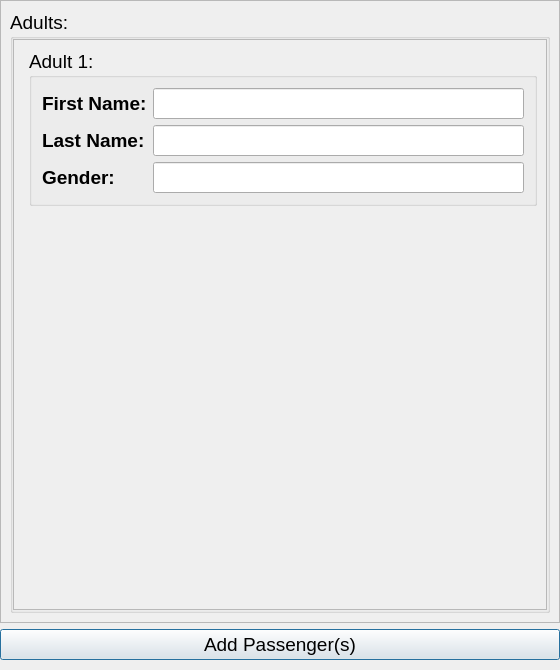
<?xml version="1.0" encoding="UTF-8"?>
<ui version="4.0">
 <class>Passenger</class>
 <widget class="QDialog" name="Passenger">
  <property name="geometry">
   <rect>
    <x>0</x>
    <y>0</y>
    <width>560</width>
    <height>670</height>
   </rect>
  </property>
  <property name="minimumSize">
   <size>
    <width>560</width>
    <height>670</height>
   </size>
  </property>
  <property name="windowTitle">
   <string>Dialog</string>
  </property>
  <layout class="QGridLayout" name="gridOuter" rowstretch="0,0">
   <property name="leftMargin">
    <number>0</number>
   </property>
   <property name="topMargin">
    <number>0</number>
   </property>
   <property name="rightMargin">
    <number>0</number>
   </property>
   <property name="bottomMargin">
    <number>10</number>
   </property>
   <item row="0" column="0">
    <widget class="QScrollArea" name="scrlAreaOuter">
     <property name="enabled">
      <bool>true</bool>
     </property>
     <property name="widgetResizable">
      <bool>true</bool>
     </property>
     <widget class="QWidget" name="scrollAreaWidgetContents_5">
      <property name="geometry">
       <rect>
        <x>0</x>
        <y>0</y>
        <width>558</width>
        <height>621</height>
       </rect>
      </property>
      <layout class="QGridLayout" name="gridLayout_11">
       <item row="0" column="0">
        <widget class="QGroupBox" name="gbAdults">
         <property name="font">
          <font>
           <pointsize>14</pointsize>
          </font>
         </property>
         <property name="title">
          <string>Adults:</string>
         </property>
         <layout class="QGridLayout" name="gridLayout_2">
          <property name="leftMargin">
           <number>0</number>
          </property>
          <property name="topMargin">
           <number>0</number>
          </property>
          <property name="rightMargin">
           <number>0</number>
          </property>
          <property name="bottomMargin">
           <number>0</number>
          </property>
          <item row="0" column="0">
           <widget class="QScrollArea" name="scrlInnerAdult">
            <property name="layoutDirection">
             <enum>Qt::LeftToRight</enum>
            </property>
            <property name="autoFillBackground">
             <bool>false</bool>
            </property>
            <property name="sizeAdjustPolicy">
             <enum>QAbstractScrollArea::AdjustIgnored</enum>
            </property>
            <property name="widgetResizable">
             <bool>true</bool>
            </property>
            <widget class="QWidget" name="scrollAreaWidgetContents">
             <property name="geometry">
              <rect>
               <x>0</x>
               <y>0</y>
               <width>536</width>
               <height>576</height>
              </rect>
             </property>
             <layout class="QFormLayout" name="formLayout">
              <item row="0" column="1">
               <widget class="QGroupBox" name="gbAdult1">
                <property name="title">
                 <string>Adult 1:</string>
                </property>
                <layout class="QGridLayout" name="gridLayout_3">
                 <property name="leftMargin">
                  <number>10</number>
                 </property>
                 <property name="topMargin">
                  <number>10</number>
                 </property>
                 <property name="rightMargin">
                  <number>10</number>
                 </property>
                 <property name="bottomMargin">
                  <number>10</number>
                 </property>
                 <item row="2" column="2">
                  <widget class="QLineEdit" name="txtGender1"/>
                 </item>
                 <item row="2" column="0">
                  <widget class="QLabel" name="lblGender1">
                   <property name="font">
                    <font>
                     <weight>75</weight>
                     <bold>true</bold>
                    </font>
                   </property>
                   <property name="text">
                    <string>Gender:</string>
                   </property>
                   <property name="alignment">
                    <set>Qt::AlignLeading|Qt::AlignLeft|Qt::AlignVCenter</set>
                   </property>
                  </widget>
                 </item>
                 <item row="0" column="0">
                  <widget class="QLabel" name="lblFName1">
                   <property name="font">
                    <font>
                     <weight>75</weight>
                     <bold>true</bold>
                    </font>
                   </property>
                   <property name="text">
                    <string>First Name:</string>
                   </property>
                   <property name="alignment">
                    <set>Qt::AlignLeading|Qt::AlignLeft|Qt::AlignVCenter</set>
                   </property>
                  </widget>
                 </item>
                 <item row="0" column="2">
                  <widget class="QLineEdit" name="txtFName1"/>
                 </item>
                 <item row="1" column="0">
                  <widget class="QLabel" name="lblLName1">
                   <property name="font">
                    <font>
                     <weight>75</weight>
                     <bold>true</bold>
                    </font>
                   </property>
                   <property name="text">
                    <string>Last Name:</string>
                   </property>
                   <property name="alignment">
                    <set>Qt::AlignLeading|Qt::AlignLeft|Qt::AlignVCenter</set>
                   </property>
                  </widget>
                 </item>
                 <item row="1" column="2">
                  <widget class="QLineEdit" name="txtLName1"/>
                 </item>
                </layout>
               </widget>
              </item>
             </layout>
            </widget>
           </widget>
          </item>
         </layout>
        </widget>
       </item>
      </layout>
     </widget>
    </widget>
   </item>
   <item row="1" column="0">
    <widget class="QPushButton" name="btnAddPassenger">
     <property name="font">
      <font>
       <pointsize>14</pointsize>
      </font>
     </property>
     <property name="text">
      <string>Add Passenger(s)</string>
     </property>
    </widget>
   </item>
  </layout>
 </widget>
 <resources/>
 <connections/>
</ui>
